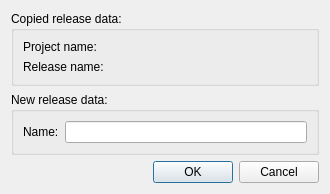
<?xml version="1.0" encoding="UTF-8"?>
<ui version="4.0">
 <class>ReleaseCopyDialog</class>
 <widget class="QDialog" name="ReleaseCopyDialog">
  <property name="geometry">
   <rect>
    <x>0</x>
    <y>0</y>
    <width>330</width>
    <height>165</height>
   </rect>
  </property>
  <property name="sizePolicy">
   <sizepolicy hsizetype="Preferred" vsizetype="Fixed">
    <horstretch>0</horstretch>
    <verstretch>0</verstretch>
   </sizepolicy>
  </property>
  <property name="windowTitle">
   <string>Dialog</string>
  </property>
  <layout class="QVBoxLayout" name="verticalLayout">
   <item>
    <widget class="QGroupBox" name="groupBox">
     <property name="title">
      <string>Copied release data:</string>
     </property>
     <layout class="QGridLayout" name="gridLayout_2">
      <item row="0" column="0">
       <widget class="QLabel" name="projectLabel">
        <property name="text">
         <string>Project name:</string>
        </property>
       </widget>
      </item>
      <item row="0" column="1">
       <widget class="QLabel" name="projectName">
        <property name="text">
         <string/>
        </property>
       </widget>
      </item>
      <item row="1" column="0">
       <widget class="QLabel" name="releaseLabel">
        <property name="text">
         <string>Release name:</string>
        </property>
       </widget>
      </item>
      <item row="1" column="1">
       <widget class="QLabel" name="releaseName">
        <property name="text">
         <string/>
        </property>
       </widget>
      </item>
     </layout>
    </widget>
   </item>
   <item>
    <widget class="QGroupBox" name="groupBox_2">
     <property name="title">
      <string>New release data:</string>
     </property>
     <layout class="QHBoxLayout" name="horizontalLayout">
      <item>
       <widget class="QLabel" name="newReleaseLabel">
        <property name="text">
         <string>Name:</string>
        </property>
       </widget>
      </item>
      <item>
       <widget class="QLineEdit" name="newReleaseName"/>
      </item>
     </layout>
    </widget>
   </item>
   <item>
    <widget class="QDialogButtonBox" name="buttonBox">
     <property name="orientation">
      <enum>Qt::Horizontal</enum>
     </property>
     <property name="standardButtons">
      <set>QDialogButtonBox::Cancel|QDialogButtonBox::Ok</set>
     </property>
    </widget>
   </item>
  </layout>
 </widget>
 <resources/>
 <connections>
  <connection>
   <sender>buttonBox</sender>
   <signal>accepted()</signal>
   <receiver>ReleaseCopyDialog</receiver>
   <slot>accept()</slot>
   <hints>
    <hint type="sourcelabel">
     <x>248</x>
     <y>254</y>
    </hint>
    <hint type="destinationlabel">
     <x>157</x>
     <y>274</y>
    </hint>
   </hints>
  </connection>
  <connection>
   <sender>buttonBox</sender>
   <signal>rejected()</signal>
   <receiver>ReleaseCopyDialog</receiver>
   <slot>reject()</slot>
   <hints>
    <hint type="sourcelabel">
     <x>316</x>
     <y>260</y>
    </hint>
    <hint type="destinationlabel">
     <x>286</x>
     <y>274</y>
    </hint>
   </hints>
  </connection>
 </connections>
</ui>
